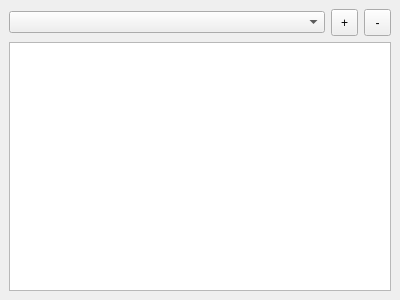
<?xml version="1.0" encoding="UTF-8"?>
<ui version="4.0">
 <class>DockWidget</class>
 <widget class="QDockWidget" name="DockWidget">
  <property name="geometry">
   <rect>
    <x>0</x>
    <y>0</y>
    <width>400</width>
    <height>300</height>
   </rect>
  </property>
  <property name="features">
   <set>QDockWidget::NoDockWidgetFeatures</set>
  </property>
  <property name="allowedAreas">
   <set>Qt::LeftDockWidgetArea|Qt::RightDockWidgetArea</set>
  </property>
  <widget class="QWidget" name="dockWidgetContents">
   <layout class="QGridLayout" name="gridLayout">
    <item row="0" column="1">
     <widget class="QToolButton" name="addButton">
      <property name="minimumSize">
       <size>
        <width>27</width>
        <height>27</height>
       </size>
      </property>
      <property name="text">
       <string>+</string>
      </property>
     </widget>
    </item>
    <item row="0" column="0">
     <widget class="WorkspaceSelector" name="workspaceSelector"/>
    </item>
    <item row="0" column="2">
     <widget class="QToolButton" name="delButton">
      <property name="minimumSize">
       <size>
        <width>27</width>
        <height>27</height>
       </size>
      </property>
      <property name="text">
       <string>-</string>
      </property>
     </widget>
    </item>
    <item row="1" column="0" colspan="3">
     <widget class="QTreeWidget" name="workspacesList">
      <property name="selectionMode">
       <enum>QAbstractItemView::ExtendedSelection</enum>
      </property>
      <property name="columnCount">
       <number>2</number>
      </property>
      <attribute name="headerVisible">
       <bool>false</bool>
      </attribute>
      <column>
       <property name="text">
        <string notr="true">1</string>
       </property>
      </column>
      <column>
       <property name="text">
        <string notr="true">2</string>
       </property>
      </column>
     </widget>
    </item>
   </layout>
  </widget>
 </widget>
 <customwidgets>
  <customwidget>
   <class>WorkspaceSelector</class>
   <extends>QComboBox</extends>
   <header>mantidqt.widgets.workspaceselector</header>
  </customwidget>
 </customwidgets>
 <resources/>
 <connections/>
</ui>
